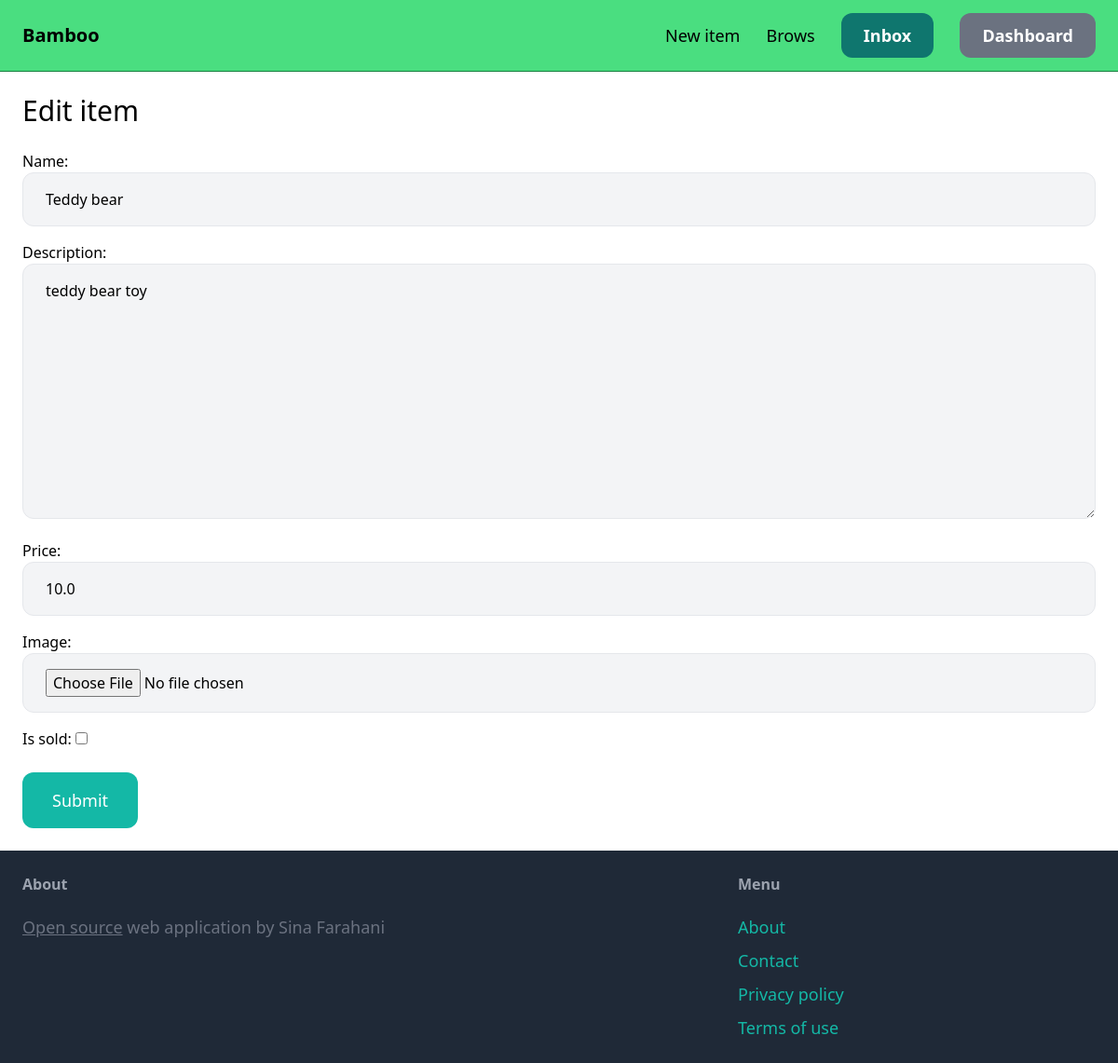
/items/1/edit/ (signed in), run on the app's committed database.
### item/models.py (models this page shows, shortened)
class Item(models.Model):
    name = models.CharField(max_length=255)
    category = models.ForeignKey(Category, related_name='items', on_delete=models.CASCADE)
    description = models.TextField(blank=True, null=True)
    price = models.FloatField()
    image = models.ImageField(upload_to='item_images', blank=True, null=True)
    is_sold = models.BooleanField(default=False)
    created_by = models.ForeignKey(User, related_name='items', on_delete=models.CASCADE)
    created_at = models.DateTimeField(auto_now_add=True)

### item/views.py (the view)
# urls.py: path('<int:pk>/edit/', views.edit, name='edit'),
@login_required
def edit(request, pk):
    item = get_object_or_404(Item, pk=pk, created_by=request.user)
    if request.method == 'POST':
        form = EditItemForm(request.POST, request.FILES, instance=item)
        if form.is_valid():
            form.save()
            return redirect('item:detail', pk=item.id)
    else:
        form = EditItemForm(instance=item)
    return render(request, 'item/form.html', {
        'form': form,
        'title': 'Edit item'
    })

### item/forms.py
class EditItemForm(forms.ModelForm):
    class Meta:
        model = Item
        fields = ('name', 'description', 'price', 'image', 'is_sold')
        widgets = {
            'name': forms.TextInput(attrs={
                'class': INPUT_CLASSES
            }),
            'description': forms.Textarea(attrs={
                'class': INPUT_CLASSES
            }),
            'price': forms.TextInput(attrs={
                'class': INPUT_CLASSES
            }),
            'image': forms.FileInput(attrs={
                'class': INPUT_CLASSES
            }),
        }

### item/templates/item/form.html (shortened to what this page needs)
{% extends 'core/base.html' %}
{% block content %}
<h1 class="mb-6 text-3xl">{{ title }}</h1>
<form method="post" action="." enctype="multipart/form-data">
    <div class="space-y-4">
        {{ form.as_p }}
    </div>
    <button class="mt-6 py-4 px-8 text-lg bg-teal-500 hover:bg-teal-700 text-white rounded-xl">Submit</button>
</form>
{% endblock %}

### data on the page
Item: name "Teddy bear", description "teddy bear toy", price "10.0"

### other printed values
{{ title }} "Edit item"
